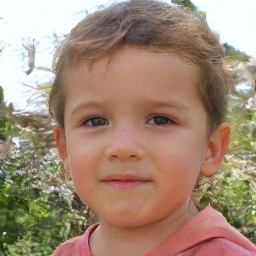
#> input picture datasets/fake/Fake pictures (train)/ZQSLVIEG4A.jpg, 256 x 256 px
$ python -i farm_engine.py   (imports and definitions only)
#> lines starting #> are read from the running program, lines starting #| are printed output that depends on the picture
#> further down, picture is the input picture: shape (256, 256, 3); mean B, G, R 119.1, 138.9, 164
"""
Farm Engine - Types B, C, C-W.

Type B and Type C are ported directly from the original spec - that
rule logic was already real, not a stub.

Type C-W ("Wig Farm") previously had:
    compareAnchorsIgnoringHair: (profiles) => ({samePersonDifferentWigs: true})
which always returned true regardless of input. Replaced below with an
actual, real comparison.

BE HONEST ABOUT WHAT THIS IS: true face-matching would use a trained
face-embedding model (e.g. dlib/face_recognition), which isn't
available offline in this sandbox. What's implemented instead is a
coarse biometric-ratio proxy:
  - inter-eye-distance / face-width ratio (roughly hairstyle-invariant,
    a known "soft biometric," but nowhere near as reliable as a real
    face-embedding match)
  - a glasses-bridge edge heuristic (rough, will have false
    positives/negatives on its own)
This is a real first-pass filter, not a conclusive identity match -
treat a flag from this as "worth a human look," not "confirmed."
"""

import re
import cv2
import numpy as np

_CASCADE_DIR = cv2.data.haarcascades
_face_cascade = cv2.CascadeClassifier(_CASCADE_DIR + "haarcascade_frontalface_default.xml")
_eye_cascade = cv2.CascadeClassifier(_CASCADE_DIR + "haarcascade_eye.xml")

RATIO_TOLERANCE = 0.035  # how close two profiles' eye/face ratios must be to call them "same anchor"


# ---------- Type B ----------

# [13 lines left out: function detect_type_b, not called in this run]


# ---------- Type C ----------

CATALOG_LANGUAGE = re.compile(r"number\s*\d{4,5}|she.*number.*loves", re.I)


# [24 lines left out: function detect_type_c, not called in this run]


# ---------- Type C-W (Wig Farm) - the part that's actually new ----------

def _measure_face_anchor(bgr_image):
    """
    Returns dict with eye_face_ratio and glasses_present, or None if no
    face/eyes detected.
    """
    gray = cv2.cvtColor(bgr_image, cv2.COLOR_BGR2GRAY)
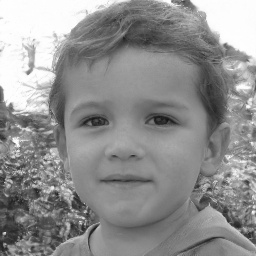
#> gray: shape (256, 256); min 21, max 255, mean 144.2
    gray = cv2.equalizeHist(gray)
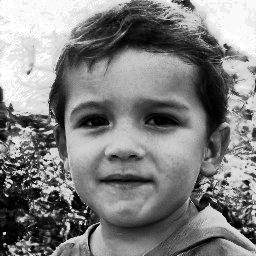
#> gray: shape (256, 256); min 0, max 255, mean 128.9

    faces = _face_cascade.detectMultiScale(gray, 1.1, 5, minSize=(60, 60))
#> faces = [[38, 48, 179, 179]]
    if len(faces) == 0:
        return None
    fx, fy, fw, fh = max(faces, key=lambda f: f[2] * f[3])
#> fx = 38; fy = 48; fw = 179; fh = 179
    face_roi = gray[fy:fy + fh, fx:fx + fw]
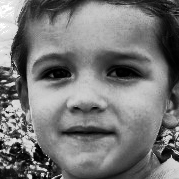
#> face_roi: shape (179, 179); min 0, max 255, mean 118.3

    eyes = _eye_cascade.detectMultiScale(face_roi, 1.1, 8)
#> eyes = [[31, 49, 48, 48], [98, 49, 46, 46]]
    if len(eyes) < 2:
        return None

    # Take the two largest eye detections
    eyes = sorted(eyes, key=lambda e: e[2] * e[3], reverse=True)[:2]
    centers = [(ex + ew / 2, ey + eh / 2) for ex, ey, ew, eh in eyes]
#> centers = [(55, 73), (121, 72)]
    eye_dist = float(np.hypot(centers[0][0] - centers[1][0], centers[0][1] - centers[1][1]))
#> eye_dist = 66.01

    ratio = eye_dist / fw
#> ratio = 0.369

    # Glasses-bridge heuristic: look for a strong horizontal edge
    # spanning between the two eyes (the bridge/frame line)
    y_band = int(min(centers[0][1], centers[1][1]))
#> y_band = 72
    x1, x2 = sorted([int(centers[0][0]), int(centers[1][0])])
#> x1 = 55; x2 = 121
    band = face_roi[max(0, y_band - 4):y_band + 4, x1:x2]
    glasses_present = False
    if band.size > 0:
        edges = cv2.Canny(band, 50, 150)
        edge_density = float(np.mean(edges > 0))
#> edge_density = 0.205
        glasses_present = edge_density > 0.12  # empirically loose threshold - heuristic, not exact
#> glasses_present = True

    return {"eye_face_ratio": ratio, "glasses_present": glasses_present}


# [72 lines left out: functions compare_anchors_ignoring_hair, detect_type_cw, detect_type_e, analyze, not called in this run]

>>> import cv2
>>> picture = cv2.imread('../../datasets/fake/Fake pictures (train)/ZQSLVIEG4A.jpg')
>>> result = _measure_face_anchor(picture)
#> result = {'eye_face_ratio': 0.369, 'glasses_present': True}

$ run again, on datasets/fake/Fake pictures (train)/ZQTXFLINVA.jpg
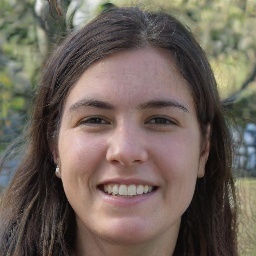
#> input picture datasets/fake/Fake pictures (train)/ZQTXFLINVA.jpg, 256 x 256 px
#> picture is the input picture: shape (256, 256, 3); mean B, G, R 91.1, 100.4, 112.3
#> in _measure_face_anchor, `gray = cv2.equalizeHist(gray)`:
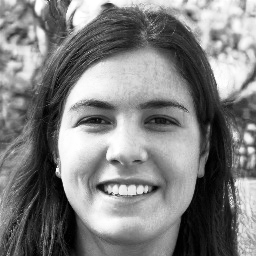
#> gray: shape (256, 256); min 0, max 255, mean 128.3
#> faces = [[35, 49, 180, 180]]
#> fx = 35; fy = 49; fw = 180
#> in _measure_face_anchor, `face_roi = gray[fy:fy + fh, fx:fx + fw]`:
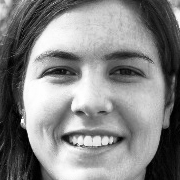
#> face_roi: shape (180, 180); min 0, max 255, mean 133.1
#> in _measure_face_anchor, `eyes = _eye_cascade.detectMultiScale(face_roi, 1.1, 8)`: eyes = [[101, 51, 42, 42], [34, 43, 51, 51]]
#> in _measure_face_anchor, `eyes = sorted(eyes, key=lambda e: e[2] * e[3], reverse=True)[:2]`: eyes = [[34, 43, 51, 51], [101, 51, 42, 42]]
#> centers = [(59.5, 68.5), (122, 72)]
#> eye_dist = 62.6
#> ratio = 0.348
#> y_band = 68
#> x1 = 59; x2 = 122
#> edge_density = 0.262
#> glasses_present = True
#> result = {'eye_face_ratio': 0.348, 'glasses_present': True}

$ run again, on datasets/fake/Fake pictures (train)/ZQWN772KHQ.jpg
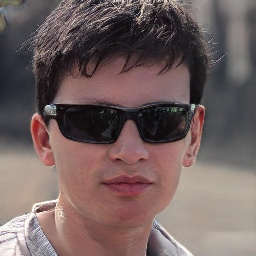
#> input picture datasets/fake/Fake pictures (train)/ZQWN772KHQ.jpg, 256 x 256 px
#> picture is the input picture: shape (256, 256, 3); mean B, G, R 95.6, 96.9, 114.7
#> in _measure_face_anchor, `gray = cv2.equalizeHist(gray)`:
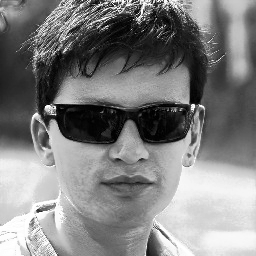
#> gray: shape (256, 256); min 0, max 255, mean 128.3
#> faces = [[31, 55, 185, 185]]
#> fx = 31; fy = 55; fw = 185
#> in _measure_face_anchor, `face_roi = gray[fy:fy + fh, fx:fx + fw]`:
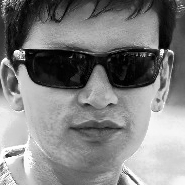
#> face_roi: shape (185, 185); min 0, max 255, mean 128.5
#> eyes = ()

$ run again, on datasets/fake/Fake pictures (train)/ZQZ0PPLH59.jpg
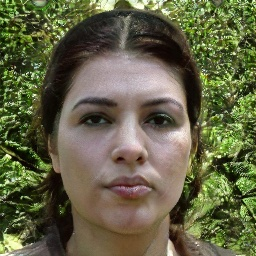
#> input picture datasets/fake/Fake pictures (train)/ZQZ0PPLH59.jpg, 256 x 256 px
#> picture is the input picture: shape (256, 256, 3); mean B, G, R 69.6, 99, 99.4
#> in _measure_face_anchor, `gray = cv2.equalizeHist(gray)`:
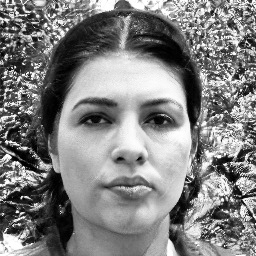
#> gray: shape (256, 256); min 0, max 255, mean 128.2
#> faces = [[41, 52, 174, 174]]
#> fx = 41; fy = 52; fw = 174
#> in _measure_face_anchor, `face_roi = gray[fy:fy + fh, fx:fx + fw]`:
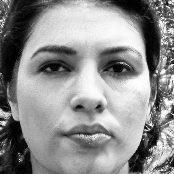
#> face_roi: shape (174, 174); min 0, max 255, mean 141.8
#> in _measure_face_anchor, `eyes = _eye_cascade.detectMultiScale(face_roi, 1.1, 8)`: eyes = [[34, 47, 41, 41], [96, 48, 40, 40], [88, 96, 24, 24]]
#> in _measure_face_anchor, `eyes = sorted(eyes, key=lambda e: e[2] * e[3], reverse=True)[:2]`: eyes = [[34, 47, 41, 41], [96, 48, 40, 40]]
#> centers = [(54.5, 67.5), (116, 68)]
#> eye_dist = 61.5
#> ratio = 0.353
#> y_band = 67
#> x1 = 54; x2 = 116
#> edge_density = 0.256
#> glasses_present = True
#> result = {'eye_face_ratio': 0.353, 'glasses_present': True}
